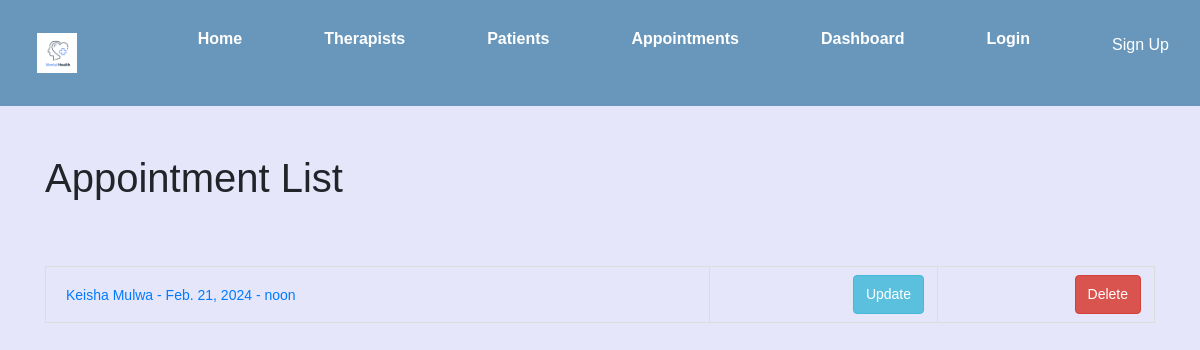
The app's page /catalog/appointment/, older data.
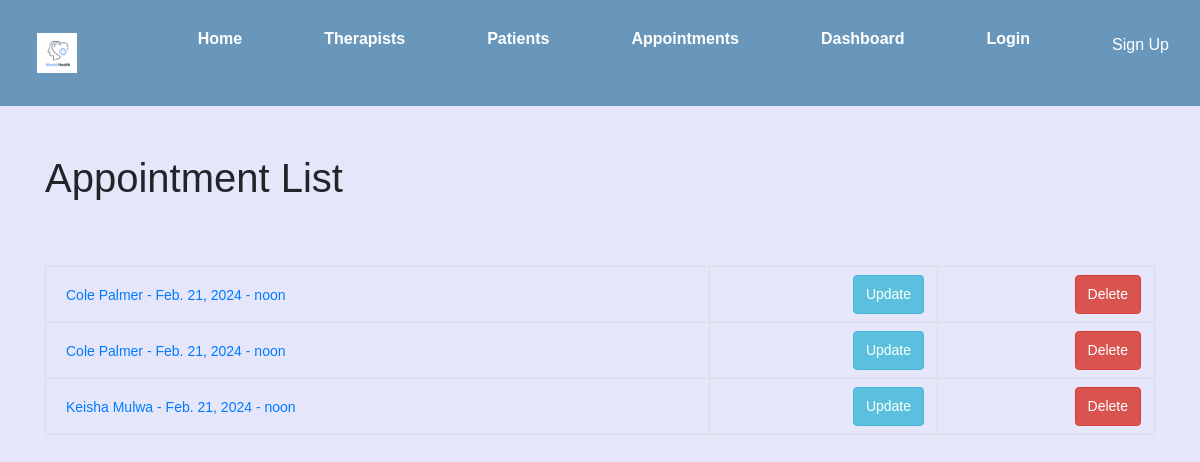
The same page, newer data.
### catalog/models.py (models this page shows, shortened)
class Appointment(models.Model):
    appointment_id = models.AutoField(primary_key=True)
    therapist = models.ForeignKey(Therapist, on_delete=models.CASCADE, null=True, blank=True)
    patient = models.ForeignKey(Patient, on_delete=models.CASCADE, null=True, blank=True)
    APPOINTMENT_STATUS_CHOICES = [
        ('Pending', 'Pending'),
        ('Completed', 'Completed'),
        ('Canceled', 'Canceled'),
    ]
    status = models.CharField(max_length=20, choices=APPOINTMENT_STATUS_CHOICES, default='Pending')
    date = models.DateField(null=True, blank=True)
    time = models.TimeField(null=True, blank=True)
    SERVICE_CHOICES = [
        ('COUPLES', 'COUPLES'),
        ('TRAUMA', 'TRAUMA'),
        ('DEPRESSION', 'DEPRESSION'),
        ('NUTRITIONAL', 'NUTRITIONAL'),
        ('FAMILY', 'FAMILY'),
        ('BEHAVIORAL', 'BEHAVIORAL'),
        ('ADDICTION', 'ADDICTION'),
    ]
    service = models.CharField(max_length=100, choices=SERVICE_CHOICES, blank=True,
                               help_text="Select Specialization")
    class Meta:
        ordering = ['date', 'time', 'therapist', 'patient', 'status']

class Therapist(models.Model):
    therapist_id = models.AutoField(primary_key=True)
    name = models.CharField(max_length=100)
    contact = models.CharField(max_length=15)
    SPECIALIZATION_CHOICES = [
        ('COUPLES', 'COUPLES'),
        ('TRAUMA', 'TRAUMA'),
        ('DEPRESSION', 'DEPRESSION'),
        ('NUTRITIONAL', 'NUTRITIONAL'),
        ('FAMILY', 'FAMILY'),
        ('BEHAVIORAL', 'BEHAVIORAL'),
        ('ADDICTION', 'ADDICTION'),
    ]
    specialization = models.CharField(max_length=100, choices=SPECIALIZATION_CHOICES, blank=True,
                                      help_text="Select Specialization")
    AVAILABILITY_STATUS = (
        ('A', 'Available'),
        ('B', 'BOOKED')
    )
    availability = models.CharField(max_length=10, choices=AVAILABILITY_STATUS, blank=True, default="Available",
                                    help_text="Confirm Availability")
    class Meta:
        ordering = ['name', 'specialization']
        permissions = [
            ("can_mark_available", "Set therapist as available"),
            ("can_mark_booked", "Set therapist as booked"),
            ("can_view_all_appointments", "View all appointments"),
            ("can_view_appointment", "View appointment details"),
            ("can_view_therapist", "View therapist details"),
            ("can_view_patient", "View patient details"),
            ("can_view_all_patients", "View all patients"),
            ("can_view_all_therapists", "View all therapists"),
            ("can_view_therapist_dashboard", "View therapist dashboard"),
            ("can_view_appointment_list", "View appointment list"),
            ("can_view_patient_list", "View patient list"),
            ("can_view_therapist_list", "View therapist list"),
            ("can_view_appointment_detail", "View appointment details"),
            ("can_view_patient_detail", "View patient details"),
            ("can_view_therapist_detail", "View therapist details"),
            ("can_view_appointment_create", "Create appointment"),
            ("can_view_patient_create", "Create patient"),
            ("can_view_therapist_create", "Create therapist"),
            ("can_view_appointment_update", "Update appointment"),
            ("can_view_patient_update", "Update patient"),
            ("can_view_therapist_update", "Update therapist"),
            ("can_view_appointment_delete", "Delete appointment"),
            ("can_view_patient_delete", "Delete patient"),
            ("can_view_therapist_delete", "Delete therapist"),
        ]

### catalog/views.py (the view)
# urls.py: path('appointment/', views.AppointmentListView.as_view(), name='appointment_list'),
class AppointmentListView(generic.ListView):
    model = Appointment
    template_name = 'catalog/appointment_list.html'
    context_object_name = 'appointments'
    user = models.ForeignKey(User, on_delete=models.CASCADE)

### catalog/templates/catalog/appointment_list.html
{% extends "base_generic.html" %}
{% block content %}
    <h1>Appointment List</h1>
    <br/>
    <table>
        {% for appointment in appointments %}
            <tr>
                <td>
                    {% if appointment.therapist %}
                        <a href="{% url 'catalog:appointment_detail' appointment.pk %}">
                            {{ appointment.therapist.name }} - {{ appointment.date }} - {{ appointment.time }}
                        </a>
                    {% else %}
                        Unassigned - {{ appointment.date }} - {{ appointment.time }}
                    {% endif %}
                </td>
                <td style="text-align: right;">
                    <a class="btn btn-primary" href="{% url 'catalog:update_appointment' appointment.pk %}">Update</a>
                </td>
                <td style="text-align: right;">
                    <a class="btn btn-danger" href="{% url 'catalog:delete_appointment' appointment.pk %}">Delete</a>
                </td>
            </tr>
        {% endfor %}
    </table>
{% endblock %}

Row changes from the older to the newer data that the page shows:
added Appointment: therapist.name "Cole Palmer", date "Feb. 21, 2024", time "noon"
added Appointment: therapist.name "Cole Palmer", date "Feb. 21, 2024", time "noon"
